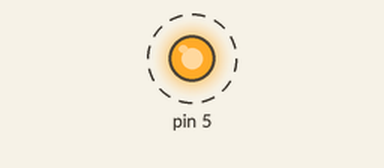
The sketch below on a simulated Arduino Uno, built with avr-gcc and run on an emulated ATmega328P. Parts: output pins drawn as LEDs (lit = HIGH). Dashed ring = blinking.

Above: at 0.5 s.
Timing chart, 0 to 4.6 s (numbered marks = the images above):
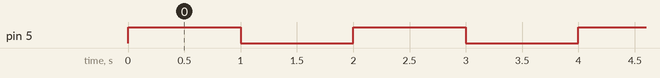

The sketch:

buzzer.ino
```cpp
void setup() {
}
void loop() {
  analogWrite(5, 255); // Tắt
  delay(1000);
  analogWrite(5, 0); // Bật
  delay(1000);
}
```

Measured:
- by itself, pin 5: alternates HIGH for 1.0 s and LOW for 1.0 s
